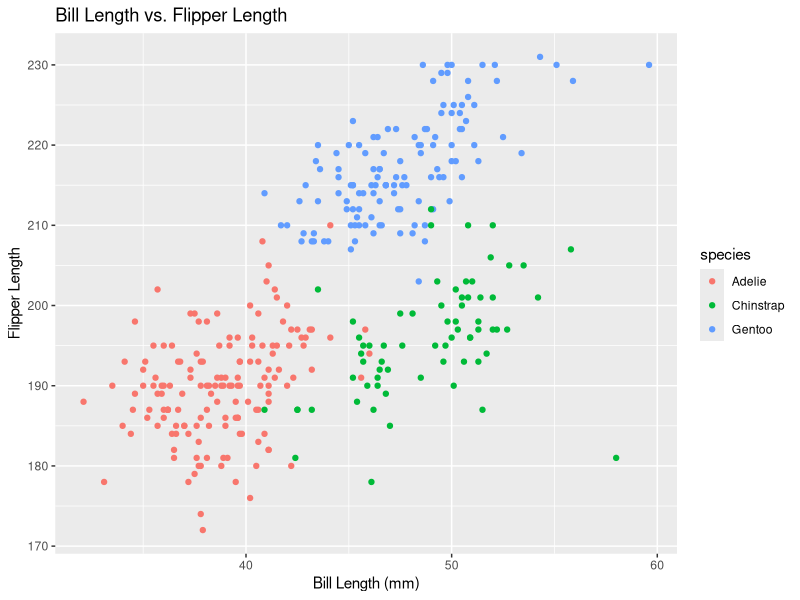
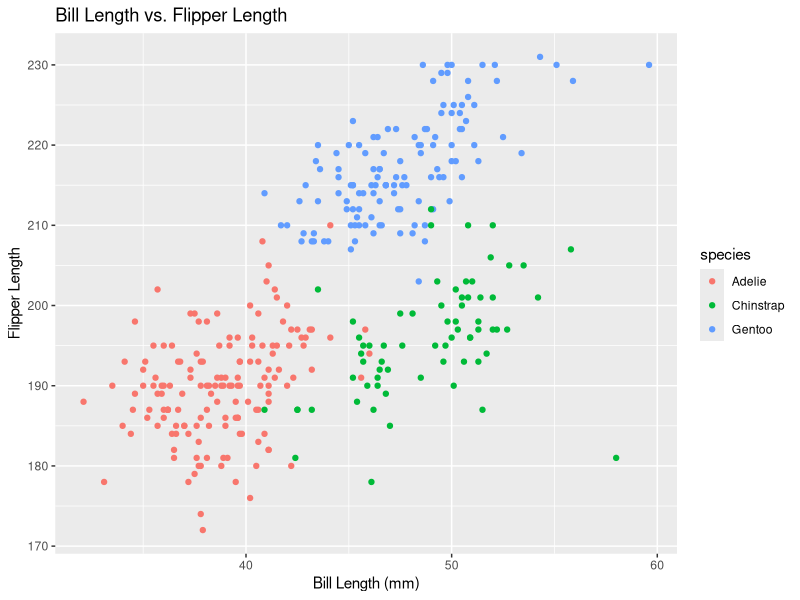

Write R code to recreate these figures, in order.
## ---- chunk 1
library(tidyverse)
## ---- chunk 2
data("penguins", package = "palmerpenguins")
## ---- chunk 3
ggplot(penguins, aes(x = bill_length_mm, y = flipper_length_mm, color = species)) +
    geom_point() +
    labs(title = "Bill Length vs. Flipper Length",
       x = "Bill Length (mm)",
       y = "Flipper Length")
ggsave("Flipper_Bill_Plot.pdf")
